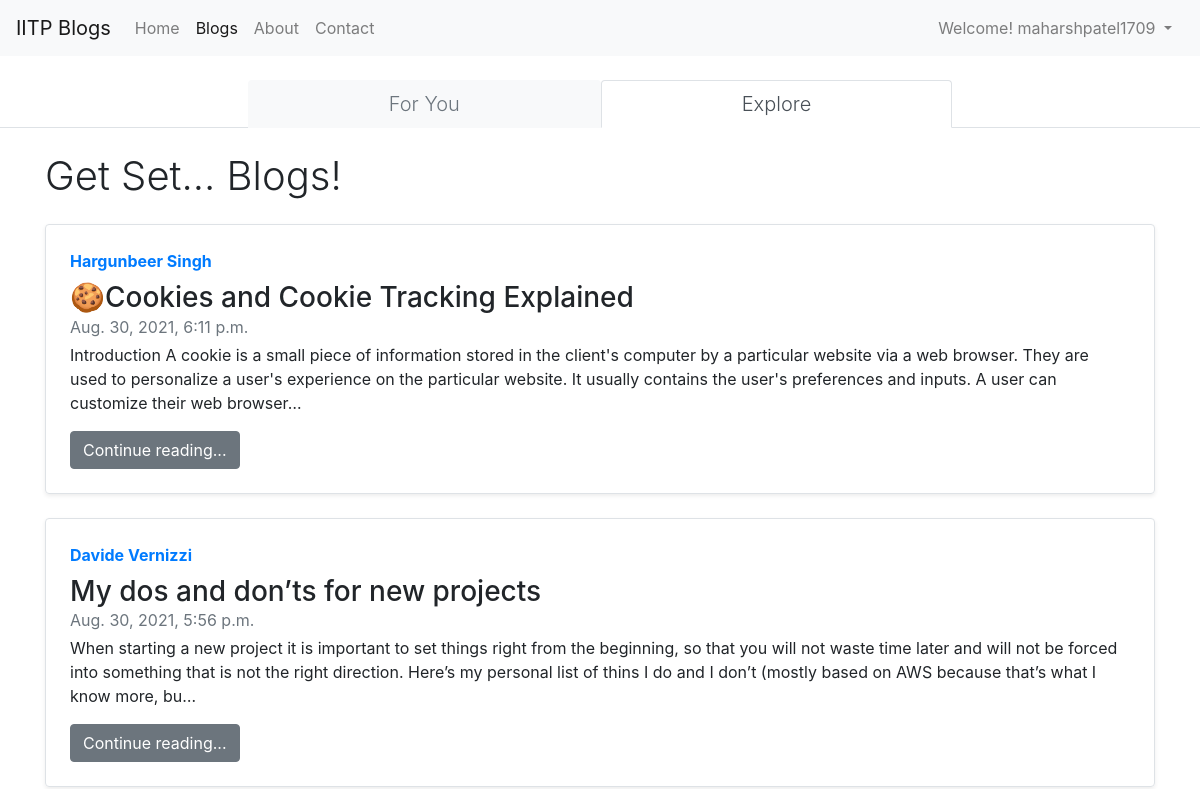
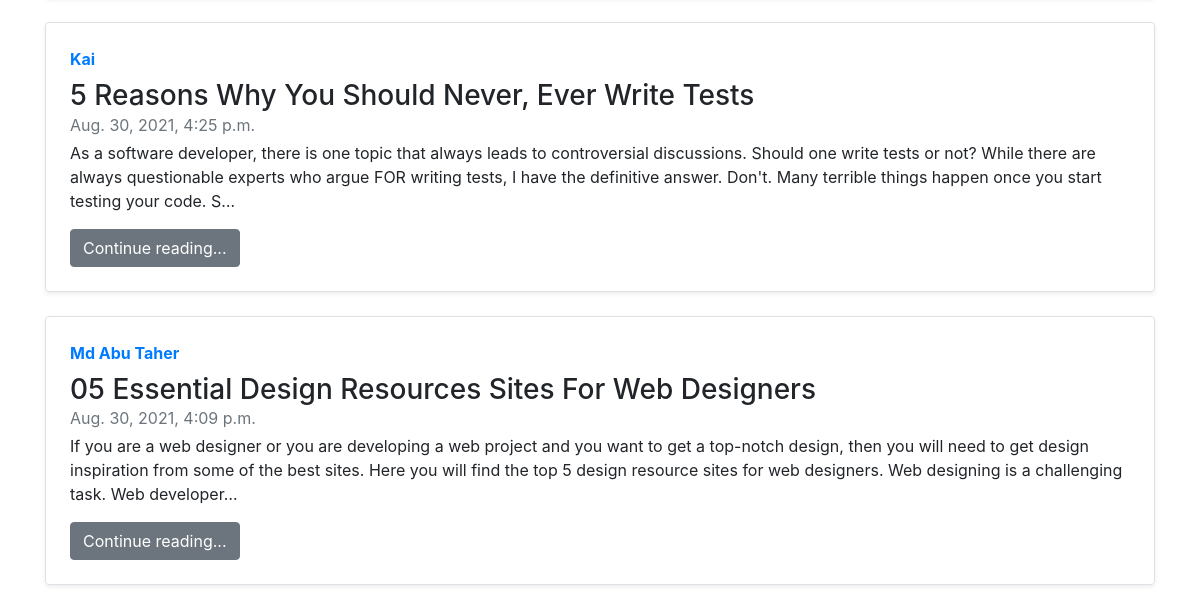
Before: /blog/explore (signed in) with the older database file (2 pictures, top to bottom).
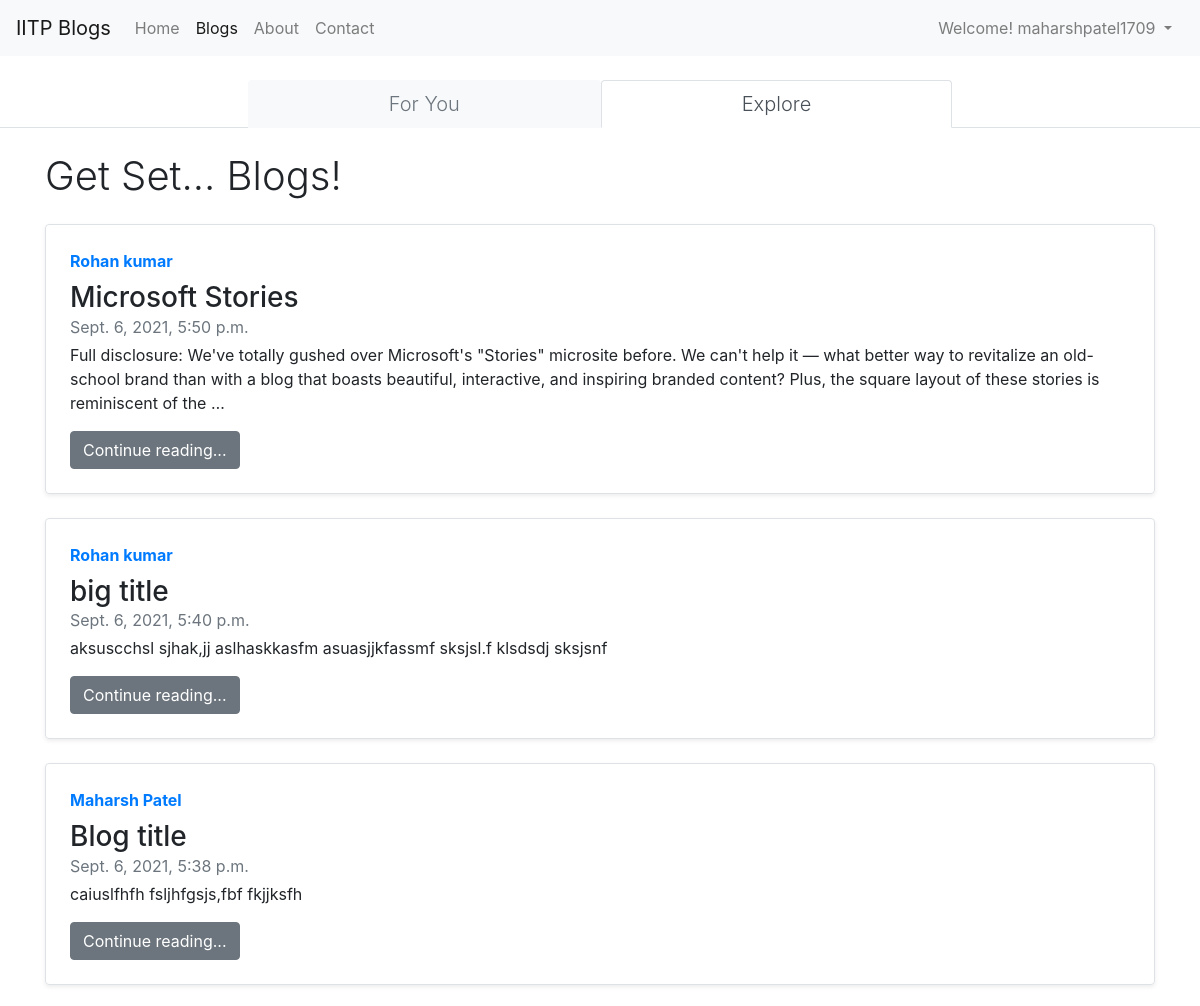
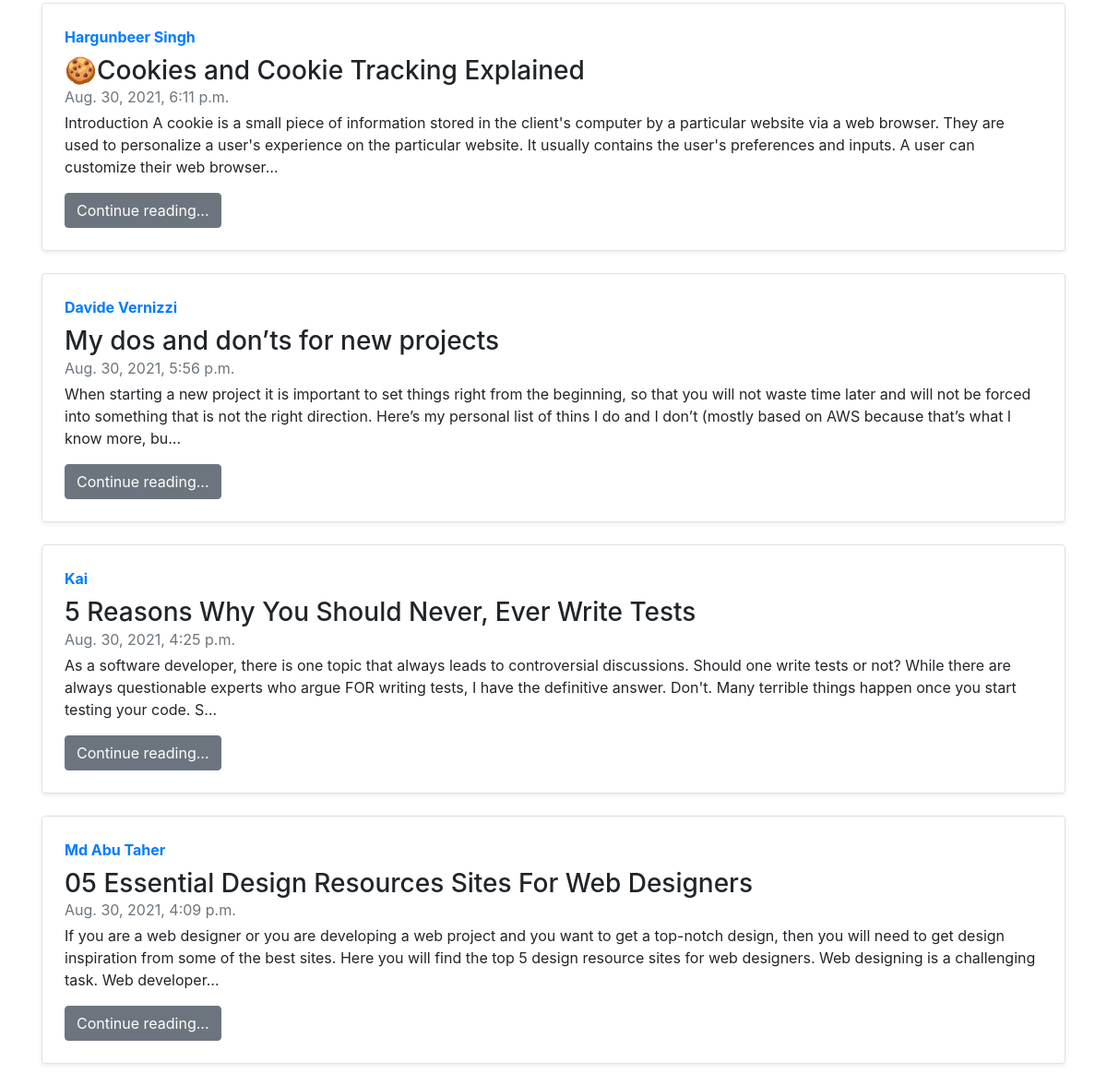
After: the same page with the newer database file (2 pictures, top to bottom).
### blog/models.py (models this page shows, shortened)
class Post(models.Model):
    sNo = models.AutoField(primary_key=True)
    user_id = models.ForeignKey(User, null=True, on_delete=models.CASCADE)
    title = models.CharField(max_length=255)
    author = models.CharField(max_length=100)
    slug = models.CharField(max_length=100)
    content = models.TextField()
    timestamp = models.DateTimeField(auto_now_add=True, blank=True)
    likes = models.ManyToManyField(User, related_name='likes', blank=True)

### blog/views.py (the view)
# urls.py: path('explore', views.explore, name='explore'),
@login_required
def explore(request):
    allPosts = Post.objects.all().order_by('-timestamp')
    is_explore = True
    context = {'allPosts': allPosts, 'is_explore': is_explore}
    return render(request, 'blog/blogHome.html', context)

### templates/blog/blogHome.html (shortened to what this page needs)
{% extends 'base.html' %}
{% block blogactive %} active {% endblock blogactive %}
{% block body %}
{% if is_explore %}
<div class="my-4">
<ul class="nav nav-tabs nav-fill">
  <li class="nav-item"></li>
  <li class="nav-item">
    <a class="nav-link btn-block lead bg-light text-secondary" role="button" href="/blog">For You</a>
  </li>
  <li class="nav-item">
    <a class="nav-link active btn-block lead" role="button" href="/blog/explore">Explore</a>
  </li>
  <li class="nav-item"></li>
</ul>
</div>
{% endif %}
<div class="container my-4">
  <p class="h1 font-weight-light">Get Set... Blogs!</p>
  {% for post in allPosts %}
  <div class="row no-gutters border rounded overflow-hidden flex-md-row my-4 shadow-sm h-md-250 position-relative">
    <div class="col p-4 d-flex flex-column position-static">
      <strong class="d-inline-block mb-2 text-primary"><a href="/profile/{{post.user_id}}">{{post.author}}</a></strong>
      <h3 class="mb-0">{{post.title}}</h3>
      <div class="mb-1 text-muted">{{post.timestamp}}</div>
      <p class="card-text mb-auto">{{post.content| truncatechars:300}}</p>
      <div class="mt-3">
        <a href="{{post.sNo}}" role="button" class="btn btn-secondary">Continue reading...</a>
      </div>
    </div>
  </div>
  {% endfor %}
</div>
{% endblock body %}

### templates/base.html (shortened to what this page needs)
<!doctype html>
<html lang="en">
  <head>
    <link rel="stylesheet" href="https://cdn.jsdelivr.net/npm/bootstrap@4.6.0/dist/css/bootstrap.min.css">
  </head>
  <body>
    <nav class="navbar navbar-expand-lg navbar-light bg-light">
        <a class="navbar-brand" href="/">IITP Blogs</a>
        <div class="collapse navbar-collapse" id="navbarSupportedContent">
          <ul class="navbar-nav mr-auto">
            <li class="nav-item {% block homeactive %} {% endblock homeactive %}">
              <a class="nav-link" href="/">Home <span class="sr-only">(current)</span></a>
            </li>
            {% if user.is_authenticated %}
            <li class="nav-item {% block blogactive %} {% endblock blogactive %}">
              <a class="nav-link" href="/blog">Blogs</a>
            </li>
            {% endif %}
            <li class="nav-item {% block aboutactive %} {% endblock aboutactive %}">
              <a class="nav-link" href="/about">About</a>
            </li>
            <li class="nav-item {% block contactactive %} {% endblock contactactive %}">
              <a class="nav-link" href="/contact">Contact</a>
            </li>
          </ul>
          {% if user.is_authenticated %}
          <ul class="navbar-nav ml-auto mr-1">
            <li class="nav-item dropdown">
              <a class="nav-link dropdown-toggle" id="navbarDropdown" role="button" data-toggle="dropdown" aria-haspopup="true" aria-expanded="false">
                Welcome! {{request.user}}
              </a>
            </li>
          </ul>
          {% endif %}
        </div>
    </nav>
    {% block body %}
    {% endblock body %}
  </body>
</html>

Changed rows visible on the page:
added Post: author "Rohan kumar", title "Microsoft Stories", timestamp "Sept. 6, 2021, 5:50 p.m.", content "Full disclosure: We've totally gushed over Microsoft's \"Stories\" microsite before. We can't help it — what better way to revitalize an old-school brand than with a blog that boasts beautiful, interactive, and inspiring branded content? Plus, the square layout of these stories is reminiscent of the …"
added Post: author "Rohan kumar", title "big title", timestamp "Sept. 6, 2021, 5:40 p.m.", content "aksuscchsl sjhak,jj aslhaskkasfm asuasjjkfassmf sksjsl.f klsdsdj sksjsnf"
added Post: author "Maharsh Patel", title "Blog title", timestamp "Sept. 6, 2021, 5:38 p.m.", content "caiuslfhfh fsljhfgsjs,fbf fkjjksfh"
